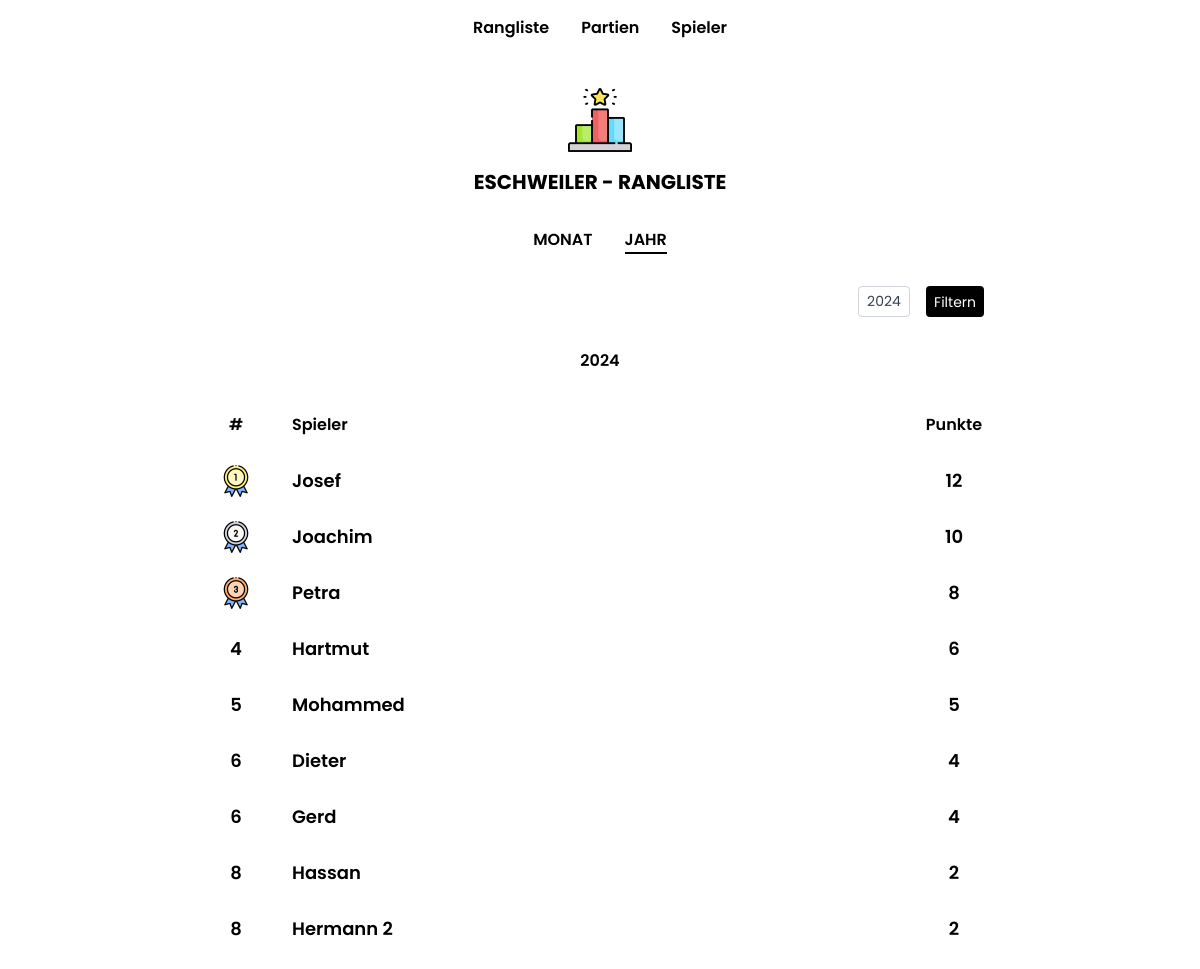
Screenshot of /year/ with the database file from the repository.
### boule/models.py (models this page shows, shortened)
class Player(models.Model):
    first_name = models.CharField(max_length=255)
    last_name = models.CharField(max_length=255, blank=True)
    class Meta:
        unique_together = ["first_name", "last_name"]

### boule/views.py (the view)
# urls.py: path("year/", RankingYearView.as_view(), name="ranking-year"),
class RankingYearView(View):
    def get(self, request, *args, **kwargs):
        year = request.GET.get("year", datetime.now().year)
        players = Player.objects.all()
        if players:
            start = time.time()
            ranking = calc_year_ranking(players, year=year)
            end = time.time()
            duration = end - start
            print(f"Duration: {duration*1000} ms")
        else:
            ranking = {}
        current_year = datetime.now().year
        years = reversed(range(current_year - 4, current_year + 1))
        return render(
            request,
            "ranking/year.html",
            {
                "ranking": ranking,
                "years": years,
                "selected_year": year,
            },
        )

### boule/services.py (called while the page is built)
def calc_ranking_score(wins, losses, points_plus, points_minus):
    return math.ceil(max((wins * 2 - losses), 0) * min((points_plus / points_minus), 2))

def calc_win_bonus(loser_score):
    if loser_score == 0:
        return 0.5
    elif loser_score == 1:
        return 0.25
    elif loser_score == 2:
        return 0.1
    else:
        return 0

def calc_loss_bonus(loser_score):
    if loser_score == 12:
        return 0.5
    elif loser_score == 11:
        return 0.25
    elif loser_score == 10:
        return 0.1
    else:
        return 0

def calc_ranking(scores):
    sorted_scores = sorted(scores.items(), key=lambda x: x[1], reverse=True)
    ranking = defaultdict(list)
    rank = 0
    prev_score = None
    skip_ranks = 1
    for player, score in sorted_scores:
        if score != prev_score:
            rank += skip_ranks
            skip_ranks = 1
        else:
            skip_ranks += 1
        ranking[rank].append((player, score))
        prev_score = score
    return dict(ranking)

def calc_month_ranking(players, month=None, year=None):
    scores_month = {}
    for player in players:
        player_stats = calc_player_stats(player, month=month, year=year)
        if player_stats:
            scores_month[player] = player_stats["score"]
    ranking_month = calc_ranking(scores_month)
    return ranking_month

### boule/templates/ranking/year.html
{% extends 'ranking/ranking.html' %}
{% load static %}
{% block ranking %}
<div class="flex justify-center space-x-8 font-semibold uppercase"">
    <a href=" {% url 'ranking-month' %}">
    <h2 class="hover:hover:text-blue-600">
        Monat
    </h2>
    </a>
    <h2 class="border-b-2 border-black">
        Jahr
    </h2>
</div>
<form action="{% url 'ranking-year' %}" method="get" class="flex space-x-2 md:space-x-4 justify-end items-end">
    <div>
        <select name="year" id="year"
            class="bg-white focus:outline-none border border-gray-300 rounded py-1 px-2 block w-full appearance-none leading-normal text-gray-700 text-sm">
            {% for year in years %}
            <option value={{year}}>{{ year }}</option>
            {% endfor %}
        </select>
    </div>
    <input type="submit" value="Filtern"
        class="py-1 px-2 h-[31px] bg-black text-sm text-white rounded hover:cursor-pointer">
</form>
<div class="flex justify-center space-x-4 font-semibold">
    <div>
        {{selected_year}}
    </div>
</div>
{% if ranking %}
<div class="space-y-4">
    <div class="flex font-semibold items-center space-x-4 md:space-x-8">
        <div class="p-1 w-10 h-10 flex justify-center items-center">#</div>
        <div class="p-1 text-start flex-grow flex items-center">Spieler</div>
        <div class="p-1 w-[60px] justify-center flex items-center">Punkte</div>
    </div>
    {% for rank, players in ranking.items %}
    {% for player, score in players %}
    <a href="{% url 'player-stats-year' player.id %}"
        class="flex text-lg font-semibold items-center space-x-4 md:space-x-8 rounded hover:bg-gray-100">
        <div class="p-1 w-10 h-10 flex justify-center items-center">
            {% if rank == 1 %}
            <img src="{% static 'images/first-place-color.png' %}" alt="">
            {% elif rank == 2 %}
            <img src="{% static 'images/second-place-color.png' %}" alt="">
            {% elif rank == 3 %}
            <img src="{% static 'images/third-place-color.png' %}" alt="">
            {% else %}
            {{ rank }}
            {% endif %}
        </div>
        <div class="p-1 text-start text-lg grow h-6 flex items-center">
            {{ player.first_name }} {{ player.last_name|slice:":1" }}
        </div>
        <div class="p-1 w-[60px] justify-center text-lg h-6 flex items-center">{{ score }}</div>
    </a>
    {% endfor %}
    {% endfor %}
</div>
{% else %}
<div class="w-full text-center">Für diesen Zeitraum ist leider noch keine Rangliste vorhanden.</div>
{% endif %}
{% endblock %}

### static/css/main.css (style rules this page uses)
body { font-family: "Poppins", sans-serif; }

### rows the page displays
Player: first_name "Josef", score "12"
Player: first_name "Joachim", score "10"
Player: first_name "Petra", score "8"
Player: rank "4", first_name "Hartmut", score "6"
Player: rank "5", first_name "Mohammed", score "5"
Player: rank "6", first_name "Dieter", score "4"
Player: rank "6", first_name "Gerd", score "4"
Player: rank "8", first_name "Hassan", score "2"
Player: rank "8", first_name "Hermann", last_name "2"

### other values shown
{{ selected_year }} "2024"
form field year "2024"
